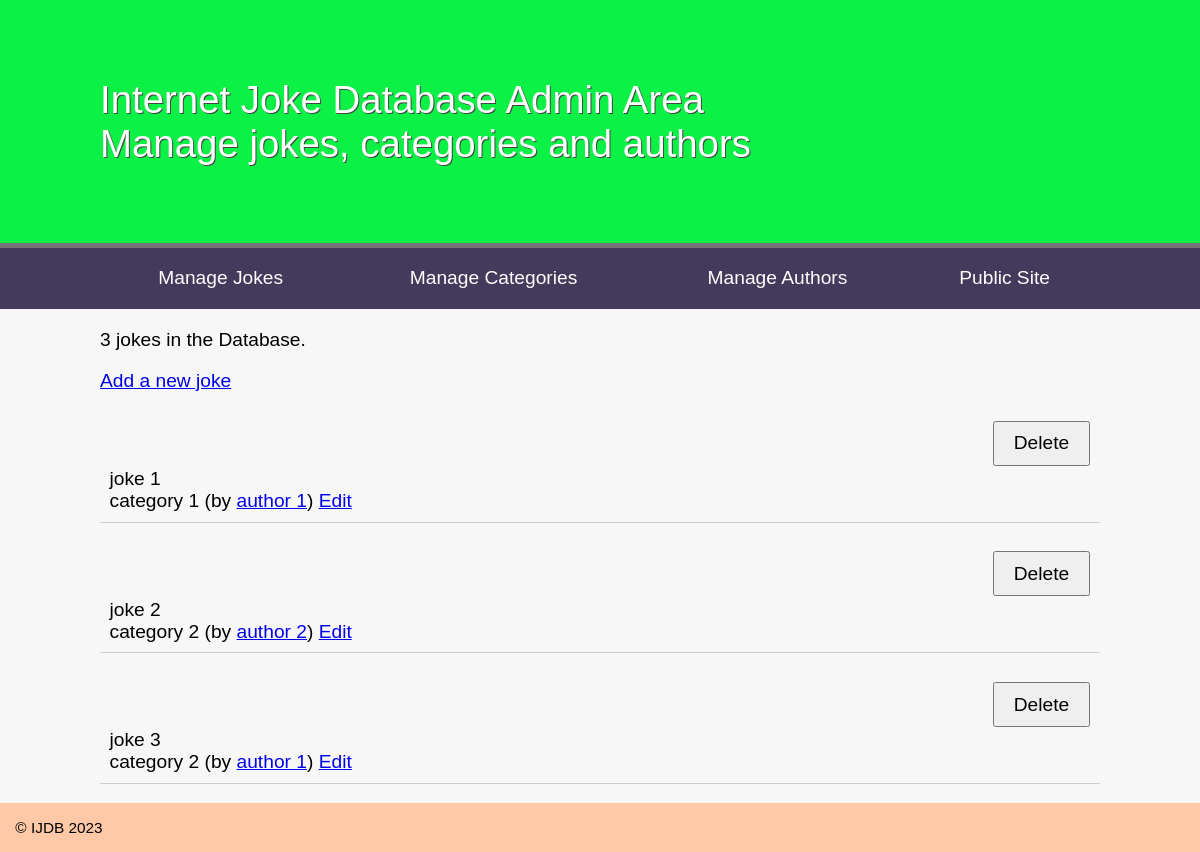
The app's page /admin/jokes.php with its own data.
### tables this page shows
CREATE TABLE `joke` (
  `id` int(11) NOT NULL,
  `joketext` varchar(255) NOT NULL,
  `jokedate` date NOT NULL,
  `authorid` int(11) NOT NULL,
  `categoryid` int(11) NOT NULL,
  `image` varchar(255) NOT NULL
);

CREATE TABLE `category` (
  `id` int(11) NOT NULL,
  `categoryName` varchar(255) NOT NULL
);

CREATE TABLE `author` (
  `id` int(11) NOT NULL,
  `name` varchar(255) NOT NULL,
  `email` varchar(255) NOT NULL
);

### admin/jokes.php (called while the page is built, shortened)
<?php
try{
    include '../includes/DatabaseConnection.php';
    include '../includes/DataBaseFunctions.php';
    $jokes = allJokes($pdo);
    $totalJokes = totalJokes($pdo);
    include '../templates/jokes.html.php';
}catch (PDOException $e){
    $title = 'An error has occured';
    $output= 'Database error: ' . $e->getMessage();
}
include '../templates/admin_layout.html.php';

### includes/DatabaseFunctions.php (called while the page is built, shortened)
<?php
function query($pdo, $sql, $parameters = []) {
	$query = $pdo->prepare($sql);
	$query->execute($parameters);
	return $query;
}
function totalJokes($pdo) {
	$query = query($pdo, 'SELECT COUNT(*) FROM joke');
	$row = $query->fetch();
	return $row[0];
}
function allJokes($pdo) {
	$jokes = query($pdo, 'SELECT joke.id, joketext, `name`, email, categoryName FROM joke
	INNER JOIN author ON authorid  = author.id
	INNER JOIN category ON categoryid = category.id');
	return $jokes->fetchAll();
}

### templates/jokes.html.php (the view, shortened to what this page needs)
<p><?=$totalJokes?> jokes in the Database.</p>
<p><a href="addjoke.php">Add a new joke</a></p>
<?php
foreach($jokes as $joke): ?>
        <blockquote>
        <?=htmlspecialchars($joke['joketext'], ENT_QUOTES,'UTF-8')?>
        <br /><?=htmlspecialchars($joke['categoryName'], ENT_QUOTES,'UTF-8')?>
        (by <a href="mailto:<?=htmlspecialchars($joke['email'], ENT_QUOTES, 'UTF-8' );?>">
        <?=htmlspecialchars($joke['name'], ENT_QUOTES, 'UTF-8'); ?></a>)
        <a href="editjoke.php?id=<?=$joke['id']?>">Edit</a>
        <form action="deletejoke.php" method="post">
                <input type="submit" value="Delete">
        </form>
        </blockquote>
        <?php endforeach;?>

### jokes.css (style rules this page uses)
* { margin: 0; padding: 0; }
body { font-family: Arial, Helvetica, Sans-serif; }
p { margin-bottom: 1em; }
body { font-size: 1.2em; font-family: arial, helvetica, sans-serif }
input, label, select, textarea { float: left; width: 15em; margin-bottom: 1em; padding: 0.5em; }
input[type="submit"] { margin-left: 15em; width: auto; padding: 0.5em 1em; clear: both; font-size: 1em; }
form { overflow: auto; clear: both; display: block; }
blockquote { display: table; margin-bottom: 1em; border-bottom: 1px solid #ccc; padding: 0.5em; }
blockquote form { display: table-cell; width: 10%; }

### records on screen
joke: joketext "joke 1", categoryid.categoryName "category 1", authorid.name "author 1"
joke: joketext "joke 2", categoryid.categoryName "category 2", authorid.name "author 2"
joke: joketext "joke 3", categoryid.categoryName "category 2", authorid.name "author 1"

### other values on screen
$totalJokes "3"
